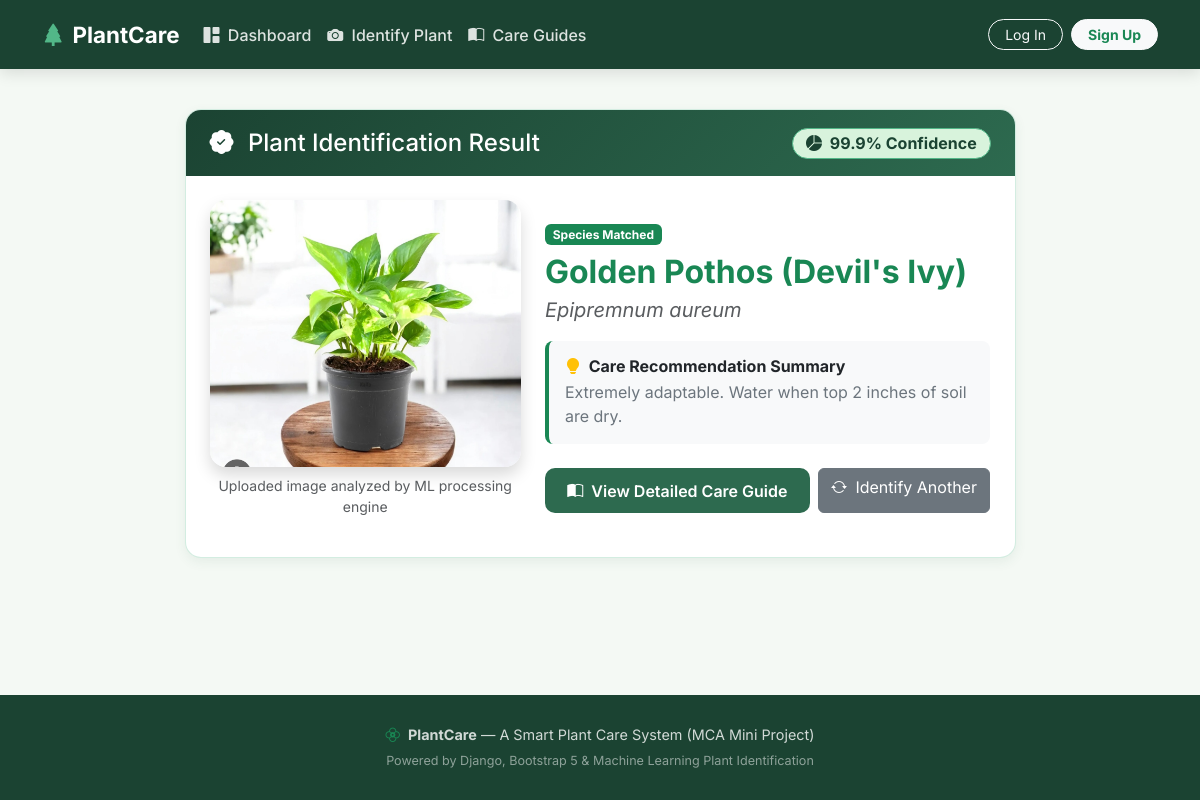
The page /identification/result/2/ on the database its author committed.
### identification/models.py (models this page shows, shortened)
class PlantIdentificationHistory(models.Model):
    user = models.ForeignKey(User, on_delete=models.CASCADE, related_name='identifications', null=True, blank=True)
    uploaded_image = models.ImageField(upload_to='plant_uploads/')
    identified_name = models.CharField(max_length=200, default="Pending Identification", blank=True)
    scientific_name = models.CharField(max_length=200, blank=True)
    confidence_score = models.FloatField(default=0.0, help_text="Confidence percentage e.g. 96.5")
    care_summary = models.TextField(blank=True)
    identified_at = models.DateTimeField(auto_now_add=True)
    class Meta:
        ordering = ['-identified_at']
        verbose_name_plural = "Plant Identification Histories"

### identification/views.py (the view)
# urls.py: path('result/<int:record_id>/', views.identification_result_view, name='identification_result'),
def identification_result_view(request, record_id):
    record = get_object_or_404(PlantIdentificationHistory, id=record_id)
    context = {
        'record': record,
        'title': f'Result: {record.identified_name} - PlantCare'
    }
    return render(request, 'identification/result.html', context)

### templates/identification/result.html (shortened to what this page needs)
{% extends 'base.html' %}
{% block content %}
<div class="row justify-content-center py-3">
  <div class="col-lg-9">
    <div class="card card-plantcare">
      <div class="card-header card-header-green d-flex align-items-center justify-content-between">
        <h4 class="mb-0"><i class="bi bi-patch-check-fill me-2"></i> Plant Identification Result</h4>
        <span class="badge badge-confidence fs-6"><i class="bi bi-pie-chart-fill me-1"></i> {{ record.confidence_score }}% Confidence</span>
      </div>
      <div class="card-body p-4">
        <div class="row align-items-center">
          <div class="col-md-5 text-center mb-3 mb-md-0">
            <img src="{{ record.uploaded_image.url }}" class="img-fluid rounded-4 shadow" style="max-height: 320px; object-fit: cover;" alt="{{ record.identified_name }}">
            <p class="text-muted small mt-2">Uploaded image analyzed by ML processing engine</p>
          </div>
          <div class="col-md-7">
            <span class="badge bg-success mb-2">Species Matched</span>
            <h2 class="fw-bold text-success mb-1">{{ record.identified_name }}</h2>
            <p class="text-muted fs-5 fst-italic mb-3">{{ record.scientific_name }}</p>
            <div class="bg-light p-3 rounded-3 mb-4 border-start border-4 border-success">
              <h6 class="fw-bold text-dark mb-1"><i class="bi bi-lightbulb-fill text-warning me-1"></i> Care Recommendation Summary</h6>
              <p class="mb-0 text-secondary">{{ record.care_summary|default:"Peat-based soil mix, moderate watering, and bright indirect sunlight recommended." }}</p>
            </div>
            <div class="d-flex flex-wrap gap-2">
              <a href="{% url 'care_info' %}?q={{ record.identified_name|urlencode }}" class="btn btn-green">
                <i class="bi bi-book-half me-1"></i> View Detailed Care Guide
              </a>
              <a href="{% url 'identify_plant' %}" class="btn btn-secondary">
                <i class="bi bi-arrow-repeat me-1"></i> Identify Another
              </a>
            </div>
          </div>
        </div>
      </div>
    </div>
  </div>
</div>
{% endblock %}

### static/css/style.css (style rules this page uses)
:root { --primary-dark: #1b4332; --primary-green: #2d6a4f; --accent-green: #40916c; --light-green: #52b788; --soft-mint: #d8f3dc; --bg-sage: #f4f9f4; --text-main: #2b2d42; --text-muted: #6c757d; --card-border: rgba(82, 183, 136, 0.25); --shadow-sm: 0 4px 12px rgba(45, 106, 79, 0.08); --shadow-hover: 0 10px 25px rgba(45, 106, 79, 0.16); }
body { font-family: 'Inter', system-ui, -apple-system, sans-serif; background-color: var(--bg-sage); color: var(--text-main); min-height: 100vh; display: flex; flex-direction: column; }
.card-plantcare { background: #ffffff; border: 1px solid var(--card-border); border-radius: 16px; box-shadow: var(--shadow-sm); transition: transform 0.25s ease, box-shadow 0.25s ease; overflow: hidden; }
.card-header-green { background: linear-gradient(135deg, var(--primary-dark), var(--primary-green)); color: #ffffff; font-weight: 600; border-bottom: none; padding: 1.1rem 1.5rem; }
.btn-green { background-color: var(--primary-green); color: #ffffff; font-weight: 600; border: none; padding: 0.65rem 1.4rem; border-radius: 10px; transition: all 0.2s ease; }
.badge-confidence { background-color: var(--soft-mint); color: var(--primary-dark); font-weight: 700; font-size: 0.9rem; padding: 0.4rem 0.8rem; border-radius: 20px; border: 1px solid var(--light-green); }

### rows shown on the page
PlantIdentificationHistory: confidence_score "99.9", uploaded_image (picture), identified_name "Golden Pothos (Devil's Ivy)", scientific_name "Epipremnum aureum", care_summary "Extremely adaptable. Water when top 2 inches of soil are dry."
